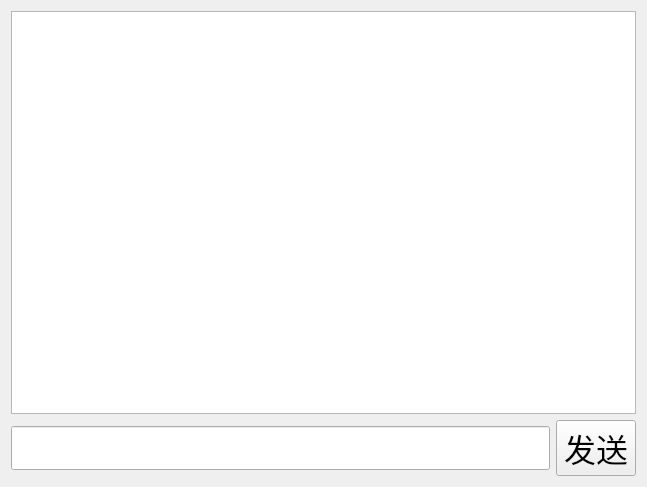
<?xml version="1.0" encoding="UTF-8"?>
<ui version="4.0">
 <class>PrivateChat</class>
 <widget class="QWidget" name="PrivateChat">
  <property name="geometry">
   <rect>
    <x>0</x>
    <y>0</y>
    <width>647</width>
    <height>487</height>
   </rect>
  </property>
  <property name="windowTitle">
   <string>Form</string>
  </property>
  <layout class="QVBoxLayout" name="verticalLayout_2">
   <item>
    <layout class="QVBoxLayout" name="verticalLayout">
     <item>
      <widget class="QTextEdit" name="showMsg_te">
       <property name="font">
        <font>
         <pointsize>24</pointsize>
        </font>
       </property>
      </widget>
     </item>
     <item>
      <layout class="QHBoxLayout" name="horizontalLayout">
       <item>
        <widget class="QLineEdit" name="inputMsg_le">
         <property name="font">
          <font>
           <pointsize>24</pointsize>
          </font>
         </property>
        </widget>
       </item>
       <item>
        <widget class="QPushButton" name="sendMsg_pb">
         <property name="font">
          <font>
           <pointsize>24</pointsize>
          </font>
         </property>
         <property name="text">
          <string>发送</string>
         </property>
        </widget>
       </item>
      </layout>
     </item>
    </layout>
   </item>
  </layout>
 </widget>
 <resources/>
 <connections/>
</ui>
